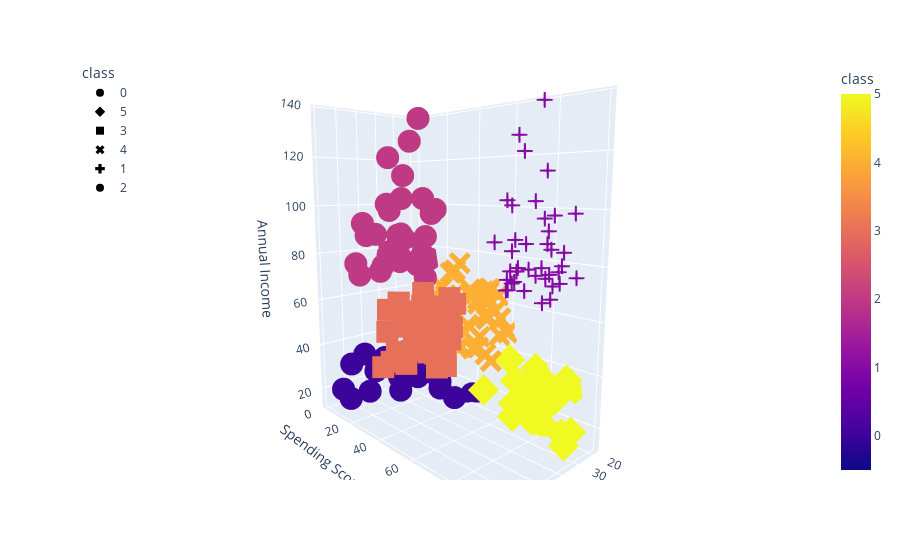

Notebook source saved alongside this figure:
### Code cell
# Plotting the 3D-Scatter with x="Annual Income", y="Spending Score (1-100)" and z="Age"
fig = px.scatter_3d(
    five_clusters,
    x="Age",
    y="Spending Score (1-100)",
    z="Annual Income",
    color="class",
    symbol="class",
    width=800,
)
fig.update_layout(legend=dict(x=0, y=1))
fig.show()

### Figure 1 — Plotly figure (JSON) as saved in the notebook; plotly's stock layout.template omitted (floating-point values rounded to 4 significant figures)
{"data": [{"hovertemplate": "class=%{marker.color}<br>Age=%{x}<br>Spending Score (1-100)=%{y}<br>Annual Income=%{z}<extra></extra>", "legendgroup": "0", "marker": {"color": [0, 0, 0, 0, 0, 0, 0, 0, 0, 0, 0, 0, 0, 0, 0, 0, 0, 0, 0, 0, 0, 0], "coloraxis": "coloraxis", "symbol": "circle"}, "mode": "markers", "name": "0", "scene": "scene", "showlegend": true, "type": "scatter3d", "x": [19, 20, 31, 35, 64, 67, 58, 37, 35, 52, 35, 46, 54, 45, 40, 60, 53, 49, 42, 36, 48, 49], "y": [39, 6, 40, 6, 3, 14, 15, 13, 35, 29, 35, 5, 14, 32, 31, 4, 4, 14, 17, 26, 36, 28], "z": [15, 16, 17, 18, 19, 19, 20, 20, 21, 23, 24, 25, 28, 28, 29, 30, 33, 33, 34, 37, 39, 39]}, {"hovertemplate": "class=%{marker.color}<br>Age=%{x}<br>Spending Score (1-100)=%{y}<br>Annual Income=%{z}<extra></extra>", "legendgroup": "5", "marker": {"color": [5, 5, 5, 5, 5, 5, 5, 5, 5, 5, 5, 5, 5, 5, 5, 5, 5, 5, 5, 5, 5, 5], "coloraxis": "coloraxis", "symbol": "diamond"}, "mode": "markers", "name": "5", "scene": "scene", "showlegend": true, "type": "scatter3d", "x": [21, 23, 22, 23, 30, 35, 24, 22, 20, 35, 25, 31, 29, 35, 23, 21, 18, 21, 30, 20, 24, 24], "y": [81, 77, 76, 94, 72, 99, 77, 79, 66, 98, 73, 73, 82, 61, 87, 73, 92, 81, 73, 75, 92, 65], "z": [15, 16, 17, 18, 19, 19, 20, 20, 21, 23, 24, 25, 28, 28, 29, 30, 33, 33, 34, 37, 38, 39]}, {"hovertemplate": "class=%{marker.color}<br>Age=%{x}<br>Spending Score (1-100)=%{y}<br>Annual Income=%{z}<extra></extra>", "legendgroup": "3", "marker": {"color": [3, 3, 3, 3, 3, 3, 3, 3, 3, 3, 3, 3, 3, 3, 3, 3, 3, 3, 3, 3, 3, 3, 3, 3, 3, 3, 3, 3, 3, 3, 3, 3, 3, 3, 3, 3, 3, 3, 3, 3, 3, 3, 3, 3], "coloraxis": "coloraxis", "symbol": "square"}, "mode": "markers", "name": "3", "scene": "scene", "showlegend": true, "type": "scatter3d", "x": [65, 50, 49, 59, 50, 47, 51, 69, 53, 70, 67, 54, 63, 43, 68, 70, 47, 60, 60, 59, 45, 49, 57, 67, 46, 48, 55, 50, 68, 48, 47, 48, 49, 67, 49, 66, 54, 68, 66, 65, 63, 49, 51, 50], "y": [35, 55, 52, 60, 45, 41, 50, 46, 46, 56, 52, 59, 51, 50, 48, 55, 42, 49, 56, 47, 53, 42, 51, 41, 44, 46, 58, 46, 55, 49, 47, 42, 48, 59, 56, 50, 46, 43, 48, 52, 43, 59, 43, 57], "z": [38, 40, 42, 43, 43, 43, 44, 44, 46, 46, 47, 47, 48, 48, 48, 49, 49, 50, 50, 54, 54, 54, 54, 54, 54, 54, 57, 58, 59, 60, 60, 61, 62, 62, 62, 63, 63, 63, 63, 63, 65, 65, 67, 67]}, {"hovertemplate": "class=%{marker.color}<br>Age=%{x}<br>Spending Score (1-100)=%{y}<br>Annual Income=%{z}<extra></extra>", "legendgroup": "4", "marker": {"color": [4, 4, 4, 4, 4, 4, 4, 4, 4, 4, 4, 4, 4, 4, 4, 4, 4, 4, 4, 4, 4, 4, 4, 4, 4, 4, 4, 4, 4, 4, 4, 4, 4, 4, 4, 4, 4, 4], "coloraxis": "coloraxis", "symbol": "x"}, "mode": "markers", "name": "4", "scene": "scene", "showlegend": true, "type": "scatter3d", "x": [31, 27, 29, 31, 33, 31, 27, 19, 18, 19, 32, 26, 40, 23, 38, 21, 22, 34, 18, 40, 32, 24, 27, 20, 23, 26, 21, 19, 38, 19, 18, 19, 27, 38, 40, 23, 25, 28], "y": [61, 47, 42, 42, 60, 54, 51, 55, 59, 59, 47, 54, 48, 52, 55, 57, 55, 60, 41, 40, 42, 52, 50, 49, 41, 55, 42, 54, 42, 46, 48, 50, 56, 40, 58, 29, 34, 40], "z": [39, 40, 40, 40, 42, 43, 46, 46, 48, 48, 48, 54, 54, 54, 54, 54, 57, 58, 59, 60, 60, 60, 60, 61, 62, 62, 62, 63, 64, 64, 65, 65, 67, 67, 69, 70, 72, 76]}, {"hovertemplate": "class=%{marker.color}<br>Age=%{x}<br>Spending Score (1-100)=%{y}<br>Annual Income=%{z}<extra></extra>", "legendgroup": "1", "marker": {"color": [1, 1, 1, 1, 1, 1, 1, 1, 1, 1, 1, 1, 1, 1, 1, 1, 1, 1, 1, 1, 1, 1, 1, 1, 1, 1, 1, 1, 1, 1, 1, 1, 1, 1, 1, 1, 1, 1, 1], "coloraxis": "coloraxis", "symbol": "cross"}, "mode": "markers", "name": "1", "scene": "scene", "showlegend": true, "type": "scatter3d", "x": [39, 31, 40, 38, 39, 31, 29, 32, 35, 32, 32, 28, 32, 34, 39, 38, 27, 30, 30, 29, 31, 36, 33, 32, 28, 36, 30, 27, 35, 32, 29, 30, 28, 36, 32, 38, 35, 32, 30], "y": [91, 77, 95, 75, 75, 71, 88, 73, 72, 93, 87, 97, 74, 90, 88, 76, 89, 78, 73, 83, 93, 75, 95, 63, 75, 92, 86, 69, 90, 86, 88, 97, 68, 85, 69, 91, 79, 74, 83], "z": [69, 70, 71, 71, 71, 72, 73, 73, 74, 75, 76, 77, 77, 78, 78, 78, 78, 78, 78, 79, 81, 85, 86, 87, 87, 87, 88, 88, 93, 97, 98, 99, 101, 103, 103, 113, 120, 126, 137]}, {"hovertemplate": "class=%{marker.color}<br>Age=%{x}<br>Spending Score (1-100)=%{y}<br>Annual Income=%{z}<extra></extra>", "legendgroup": "2", "marker": {"color": [2, 2, 2, 2, 2, 2, 2, 2, 2, 2, 2, 2, 2, 2, 2, 2, 2, 2, 2, 2, 2, 2, 2, 2, 2, 2, 2, 2, 2, 2, 2, 2, 2, 2, 2], "coloraxis": "coloraxis", "symbol": "circle"}, "mode": "markers", "name": "2", "scene": "scene", "showlegend": true, "type": "scatter3d", "x": [43, 59, 47, 20, 44, 19, 57, 25, 48, 34, 43, 44, 47, 37, 34, 56, 19, 50, 42, 36, 40, 36, 52, 58, 59, 37, 46, 41, 54, 41, 34, 33, 47, 45, 32], "y": [35, 11, 9, 5, 7, 10, 5, 12, 36, 22, 17, 20, 16, 1, 1, 35, 5, 26, 20, 27, 13, 10, 13, 15, 14, 32, 15, 39, 24, 17, 23, 8, 16, 28, 18], "z": [71, 71, 71, 73, 73, 74, 75, 77, 77, 78, 78, 78, 78, 78, 78, 79, 81, 85, 86, 87, 87, 87, 88, 88, 93, 97, 98, 99, 101, 103, 103, 113, 120, 126, 137]}], "layout": {"autosize": true, "coloraxis": {"colorbar": {"title": {"text": "class"}}, "colorscale": [[0, "#0d0887"], [0.1111, "#46039f"], [0.2222, "#7201a8"], [0.3333, "#9c179e"], [0.4444, "#bd3786"], [0.5556, "#d8576b"], [0.6667, "#ed7953"], [0.7778, "#fb9f3a"], [0.8889, "#fdca26"], [1, "#f0f921"]]}, "legend": {"title": {"text": "class"}, "tracegroupgap": 0, "x": 0, "y": 1}, "margin": {"t": 60}, "scene": {"aspectmode": "auto", "aspectratio": {"x": 0.6093, "y": 1.148, "z": 1.429}, "camera": {"center": {"x": 0, "y": 0, "z": 0}, "eye": {"x": 1.459, "y": 1.563, "z": 0.3437}, "projection": {"type": "perspective"}, "up": {"x": 0, "y": 0, "z": 1}}, "domain": {"x": [0, 1], "y": [0, 1]}, "xaxis": {"title": {"text": "Age"}, "type": "linear"}, "yaxis": {"title": {"text": "Spending Score (1-100)"}, "type": "linear"}, "zaxis": {"title": {"text": "Annual Income"}, "type": "linear"}}}}
